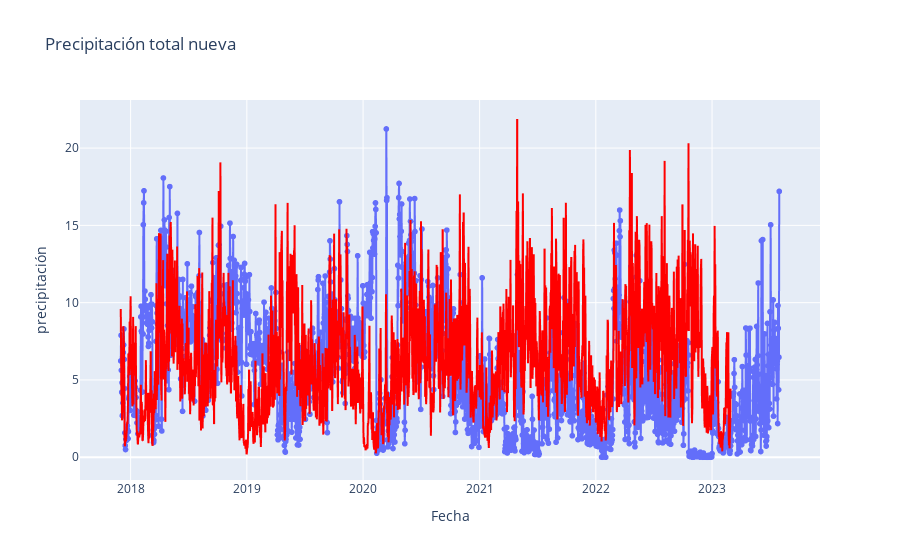

Notebook source saved alongside this figure:
### Code cell
fig = px.line(merge, x='FECHA', y='PT_10_TT_D', markers=True, line_shape='linear', title='Precipitación total nueva')
fig.update_xaxes(title='Fecha')
fig.update_yaxes(title='precipitación')
fig.add_trace(px.line(merge, x='FECHA', y='Valor').update_traces(line=dict(color='red')).data[0])

fig.show()

### Figure 1 — Plotly figure (JSON) as saved in the notebook; plotly's stock layout.template omitted (floating-point values rounded to 4 significant figures; data arrays with more than 128 entries replaced by an {"elided": "..."} marker saying what was removed)
{"data": [{"hovertemplate": "FECHA=%{x}<br>PT_10_TT_D=%{y}<extra></extra>", "legendgroup": "", "line": {"color": "#636efa", "dash": "solid", "shape": "linear"}, "marker": {"symbol": "circle"}, "mode": "lines+markers", "name": "", "showlegend": false, "type": "scattergl", "x": {"elided": "2069 str values"}, "xaxis": "x", "y": {"elided": "2069 float values"}, "yaxis": "y"}, {"hovertemplate": "FECHA=%{x}<br>Valor=%{y}<extra></extra>", "legendgroup": "", "line": {"color": "red", "dash": "solid"}, "marker": {"symbol": "circle"}, "mode": "lines", "name": "", "showlegend": false, "type": "scattergl", "x": {"elided": "2069 str values"}, "xaxis": "x", "y": {"elided": "2069 float values"}, "yaxis": "y"}], "layout": {"legend": {"tracegroupgap": 0}, "title": {"text": "Precipitación total nueva"}, "xaxis": {"anchor": "y", "domain": [0, 1], "title": {"text": "Fecha"}}, "yaxis": {"anchor": "x", "domain": [0, 1], "title": {"text": "precipitación"}}}}
